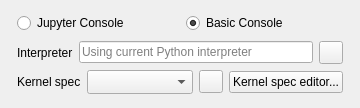
<?xml version="1.0" encoding="UTF-8"?>
<!--
######################################################################################################################
# Copyright (C) 2017-2021 Spine project consortium
# This file is part of Spine Items.
# Spine Items is free software: you can redistribute it and\/or modify it under the terms of the GNU Lesser General
# Public License as published by the Free Software Foundation, either version 3 of the License, or (at your option)
# any later version. This program is distributed in the hope that it will be useful, but WITHOUT ANY WARRANTY;
# without even the implied warranty of MERCHANTABILITY or FITNESS FOR A PARTICULAR PURPOSE. See the GNU Lesser General
# Public License for more details. You should have received a copy of the GNU Lesser General Public License along with
# this program. If not, see <http:\/\/www.gnu.org\/licenses\/>.
######################################################################################################################
-->
<ui version="4.0">
 <class>Form</class>
 <widget class="QWidget" name="Form">
  <property name="geometry">
   <rect>
    <x>0</x>
    <y>0</y>
    <width>360</width>
    <height>108</height>
   </rect>
  </property>
  <layout class="QVBoxLayout" name="verticalLayout">
   <item>
    <layout class="QHBoxLayout" name="horizontalLayout_3">
     <property name="spacing">
      <number>6</number>
     </property>
     <property name="leftMargin">
      <number>6</number>
     </property>
     <item>
      <widget class="QRadioButton" name="radioButton_jupyter_console">
       <property name="text">
        <string>Jupyter Console</string>
       </property>
      </widget>
     </item>
     <item>
      <widget class="QRadioButton" name="radioButton_python_console">
       <property name="text">
        <string>Basic Console</string>
       </property>
       <property name="checked">
        <bool>true</bool>
       </property>
      </widget>
     </item>
    </layout>
   </item>
   <item>
    <layout class="QVBoxLayout" name="verticalLayout_2">
     <property name="rightMargin">
      <number>6</number>
     </property>
     <item>
      <layout class="QHBoxLayout" name="horizontalLayout_2">
       <property name="spacing">
        <number>6</number>
       </property>
       <property name="leftMargin">
        <number>6</number>
       </property>
       <item>
        <widget class="QLabel" name="label_2">
         <property name="text">
          <string>Interpreter</string>
         </property>
        </widget>
       </item>
       <item>
        <widget class="QLineEdit" name="lineEdit_python_path">
         <property name="toolTip">
          <string>&lt;html&gt;&lt;head/&gt;&lt;body&gt;&lt;p&gt;Python interpreter for executing this Tool specification. Leave empty to select the Python that was used in launching Spine Toolbox.&lt;/p&gt;&lt;/body&gt;&lt;/html&gt;</string>
         </property>
         <property name="placeholderText">
          <string>Using current Python interpreter</string>
         </property>
         <property name="clearButtonEnabled">
          <bool>true</bool>
         </property>
        </widget>
       </item>
       <item>
        <widget class="QToolButton" name="toolButton_browse_python">
         <property name="toolTip">
          <string>&lt;html&gt;&lt;head/&gt;&lt;body&gt;&lt;p&gt;Pick a Python interpreter using a file browser&lt;/p&gt;&lt;/body&gt;&lt;/html&gt;</string>
         </property>
         <property name="icon">
          <iconset resource="../../ui/resources/resources_icons.qrc">
           <normaloff>:/icons/folder-open-solid.svg</normaloff>:/icons/folder-open-solid.svg</iconset>
         </property>
        </widget>
       </item>
      </layout>
     </item>
     <item>
      <layout class="QHBoxLayout" name="horizontalLayout">
       <property name="spacing">
        <number>6</number>
       </property>
       <property name="leftMargin">
        <number>6</number>
       </property>
       <item>
        <widget class="QLabel" name="label">
         <property name="text">
          <string>Kernel spec</string>
         </property>
        </widget>
       </item>
       <item>
        <widget class="QComboBox" name="comboBox_kernel_specs">
         <property name="sizePolicy">
          <sizepolicy hsizetype="Expanding" vsizetype="Fixed">
           <horstretch>0</horstretch>
           <verstretch>0</verstretch>
          </sizepolicy>
         </property>
         <property name="minimumSize">
          <size>
           <width>100</width>
           <height>24</height>
          </size>
         </property>
         <property name="maximumSize">
          <size>
           <width>16777215</width>
           <height>24</height>
          </size>
         </property>
         <property name="toolTip">
          <string>&lt;html&gt;&lt;head/&gt;&lt;body&gt;&lt;p&gt;Select a Python Jupyter kernel spec for Jupyter Console.&lt;/p&gt;&lt;p&gt;Both Conda and Jupyter kernel specs are shown.&lt;/p&gt;&lt;/body&gt;&lt;/html&gt;</string>
         </property>
        </widget>
       </item>
       <item>
        <widget class="QToolButton" name="toolButton_refresh_kernel_specs">
         <property name="toolTip">
          <string>&lt;html&gt;&lt;head/&gt;&lt;body&gt;&lt;p&gt;Refresh the list of Jupyter and Conda kernel specs&lt;/p&gt;&lt;/body&gt;&lt;/html&gt;</string>
         </property>
         <property name="text">
          <string/>
         </property>
         <property name="icon">
          <iconset resource="../../ui/resources/resources_icons.qrc">
           <normaloff>:/icons/sync.svg</normaloff>:/icons/sync.svg</iconset>
         </property>
         <property name="toolButtonStyle">
          <enum>Qt::ToolButtonIconOnly</enum>
         </property>
        </widget>
       </item>
       <item>
        <widget class="QPushButton" name="pushButton_open_kernel_spec_viewer">
         <property name="toolTip">
          <string>&lt;html&gt;&lt;head/&gt;&lt;body&gt;&lt;p&gt;Open Python kernel spec editor&lt;/p&gt;&lt;/body&gt;&lt;/html&gt;</string>
         </property>
         <property name="text">
          <string>Kernel spec editor...</string>
         </property>
        </widget>
       </item>
      </layout>
     </item>
    </layout>
   </item>
  </layout>
 </widget>
 <resources>
  <include location="../../ui/resources/resources_icons.qrc"/>
 </resources>
 <connections/>
</ui>
